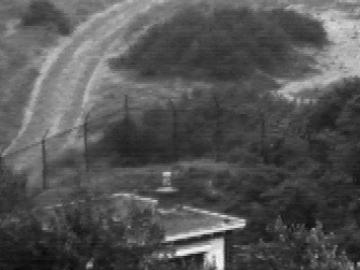
%> input picture Context_Enhance_via_Fusion/image/Camp_Vis.jpg, 360 x 270 px
$ octave GFCE.m   (GNU Octave 9; MATLAB toolbox functions it lacks are replaced by stand-ins)
%> lines starting %> are read from the running program, lines starting %| are printed output that depends on the picture
### Context_Enhance_via_Fusion/PickName.m
% -------------------------------------------------------------------
%
% Authors: Sun Li
% Date:    15/04/2013
% Last modified: 26/04/2013
% -------------------------------------------------------------------
function [img1, img2, name] = PickName(path1, path2, varargin)
%> called with path1 = '.\image\Camp_Vis.jpg', path2 = '.\image\Camp_IR.jpg'

    bGray = 1;
    if ~isempty(varargin),
        bGray = varargin{1};
    end
    img1 = imread(path1);
%> img1 is the input picture: size 270x360 uint8; min 8, max 251, mean 84.4
    img2 = imread(path2);
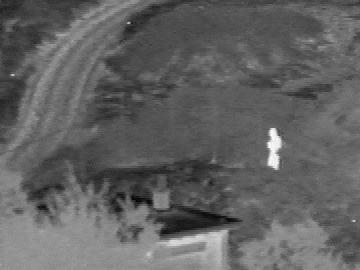
%> input picture Context_Enhance_via_Fusion/image/Camp_IR.jpg, 360 x 270 px
%> img2 is the input picture: size 270x360 uint8; min 0, max 255, mean 97.8

    if bGray,
        if size(img1, 3) ~= 1,
            img1 = rgb2gray(img1);
            img2 = rgb2gray(img2);
        end
    end

    img1 = double(img1);
%> img1: size 270x360 double
    img2 = double(img2);
%> img2: size 270x360 double

    [~, NAME, ~] = fileparts(path1);
%     name = NAME(1:end-1);
    name = NAME(1:end);
end

### Context_Enhance_via_Fusion/Ehn_GF.m

function R = Ehn_GF(img)

mi = min(img(:));
ma = max(img(:));
img1 = (img-mi)/(ma-mi)*255+0;

log_img = log(img1+1);

[m,n] = size(img1);
r = floor(0.04*max(m,n));
eps = 0.1;
% ***using fast guided filter
base = 255*fastguidedfilter_md(img1/255, img1/255, r, eps^2, max(1,r/4));
% base = 255*guidedfilter(img1/255, img1/255, r, eps^2);
log_base = log(base+1);

log_detail = log_img - log_base;

target_contrast = log(4);
compressfactor = target_contrast/(max(log_base(:))-min(log_base(:)));
log_absolute_scale = (1-compressfactor)*max(log_base(:));
log_output = compressfactor*log_base + log_detail + log_absolute_scale;
R = exp(log_output);
R = min(R, 255);
end

### Context_Enhance_via_Fusion/fastguidedfilter_md.m
function q = fastguidedfilter_md(I, p, r, eps, s)
%   An modified implementation of fast guided filter developed by He.
%
%   - guidance image: I (should be a gray-scale/single channel image)
%   - filtering input image: p (should be a gray-scale/single channel image)
%   - local window radius: r
%   - regularization parameter: eps
%   - subsampling ratio: s (try s = r/4 to s=r)

I_sub = imresize(I, 1/s, 'nearest');
p_sub = imresize(p, 1/s, 'nearest');
r_sub = r / s; % make sure this is an integer

[hei, wid] = size(I_sub);
N = boxfilter(ones(hei, wid), r_sub); % the size of each local patch; N=(2r+1)^2 except for boundary pixels.

if eps<100
    mean_I = boxfilter(I_sub, r_sub) ./ N;
    mean_p = boxfilter(p_sub, r_sub) ./ N;
    mean_Ip = boxfilter(I_sub.*p_sub, r_sub) ./ N;
    cov_Ip = mean_Ip - mean_I .* mean_p;

    mean_II = boxfilter(I_sub.*I_sub, r_sub) ./ N;
    var_I = mean_II - mean_I .* mean_I;

    a = cov_Ip ./ (var_I + eps);
    b = mean_p - a .* mean_I;

    mean_a = boxfilter(a, r_sub) ./ N;
    mean_b = boxfilter(b, r_sub) ./ N;

    if s>1
        mean_a = imresize(mean_a, [size(I, 1), size(I, 2)], 'bilinear');
        mean_b = imresize(mean_b, [size(I, 1), size(I, 2)], 'bilinear');
    end

    q = mean_a .* I + mean_b;
else      %***    Implementation of cascade of two boxfilter
          %***    to remove high frequencies when eps is significantly large
    mean_I = boxfilter(I_sub, r_sub) ./ N;
    b = mean_I;
    mean_b = boxfilter(b, r_sub) ./ N;
    if s>1
        mean_b = imresize(mean_b, [size(I, 1), size(I, 2)], 'bilinear');
    end
    q = mean_b;
end
end

### Context_Enhance_via_Fusion/boxfilter.m
function imDst = boxfilter(imSrc, r)

%   BOXFILTER   O(1) time box filtering using cumulative sum
%
%   - Definition imDst(x, y)=sum(sum(imSrc(x-r:x+r,y-r:y+r)));
%   - Running time independent of r;
%   - Equivalent to the function: colfilt(imSrc, [2*r+1, 2*r+1], 'sliding', @sum);
%   - But much faster.

[hei, wid] = size(imSrc);
imDst = zeros(size(imSrc));

%cumulative sum over Y axis
imCum = cumsum(imSrc, 1);
%difference over Y axis
imDst(1:r+1, :) = imCum(1+r:2*r+1, :);
imDst(r+2:hei-r, :) = imCum(2*r+2:hei, :) - imCum(1:hei-2*r-1, :);
imDst(hei-r+1:hei, :) = repmat(imCum(hei, :), [r, 1]) - imCum(hei-2*r:hei-r-1, :);

%cumulative sum over X axis
imCum = cumsum(imDst, 2);
%difference over Y axis
imDst(:, 1:r+1) = imCum(:, 1+r:2*r+1);
imDst(:, r+2:wid-r) = imCum(:, 2*r+2:wid) - imCum(:, 1:wid-2*r-1);
imDst(:, wid-r+1:wid) = repmat(imCum(:, wid), [1, r]) - imCum(:, wid-2*r:wid-r-1);
end

### Context_Enhance_via_Fusion/PS.m

function F = PS(img)

R = 32;
wS = 40;
alpha = 2;

% imgEng = img.*img;
% enr = sum(imgEng(:));
% img = img/enr;

[gx, gy] = GradientSobel(img);
g = sqrt(gx.^2+gy.^2);
img = img(2:end-1, 2:end-1);

% [8 lines of commented-out code are left out]

img1 = img;
g1 = g;

fun1 = @(block_struct) CSFFilterF(block_struct.data, R);
inf = blockproc(img1, [wS, wS], fun1);

fun2 = @(block_struct) sum((block_struct.data(:)).^alpha);
lambda = blockproc(g1, [wS, wS], fun2);
% fun2 = @(block_struct) CSFFilterFB(block_struct.data, R);
% lambda2 = blockproc(img1, [wS, wS], fun2);
%
% lambda = lambda1./(lambda2+eps);
F = sum(inf(:).*lambda(:))/sum(lambda(:));
end

### Context_Enhance_via_Fusion/Relative_PS.m

function E = Relative_PS(imgIR, imgTV)

E = PS(imgIR)/PS(imgTV);

end

### Context_Enhance_via_Fusion/guidedfilter.m
function q = guidedfilter(I, p, r, eps)
%   GUIDEDFILTER   O(1) time implementation of guided filter.
%
%   - guidance image: I (should be a gray-scale/single channel image)
%   - filtering input image: p (should be a gray-scale/single channel image)
%   - local window radius: r
%   - regularization parameter: eps

[hei, wid] = size(I);
N = boxfilter(ones(hei, wid), r); % the size of each local patch; N=(2r+1)^2 except for boundary pixels.

mean_I = boxfilter(I, r) ./ N;
mean_p = boxfilter(p, r) ./ N;
mean_Ip = boxfilter(I.*p, r) ./ N;
cov_Ip = mean_Ip - mean_I .* mean_p; % this is the covariance of (I, p) in each local patch.

mean_II = boxfilter(I.*I, r) ./ N;
var_I = mean_II - mean_I .* mean_I;

a = cov_Ip ./ (var_I + eps); % Eqn. (5) in the paper;
b = mean_p - a .* mean_I; % Eqn. (6) in the paper;

mean_a = boxfilter(a, r) ./ N;
mean_b = boxfilter(b, r) ./ N;

q = mean_a .* I + mean_b; % Eqn. (8) in the paper;
end

### Context_Enhance_via_Fusion/ShowImageGrad.m
% ShowImageGrad.m
% -------------------------------------------------------------------
%
% Authors: Sun Li
% Date:    22/03/2013
% Last modified: 06/05/2013
% -------------------------------------------------------------------

function ShowImageGrad(img, para1, gra, para2)

    if exist('para1', 'var') && isfield(para1, 'fig'),
        figure('NumberTitle', 'off', 'Name', para1.fig);
    else
        figure;
    end

    if max(img(:)) > 1+eps,
        img = max(img, 0);
        img = min(img, 255);
    else
        img = max(img, 0);
        img = min(img, 1);
        img = img*255;
    end

    % ------------ Opposite -------------
    if exist('para1', 'var') && isfield(para1, 'opp'),
        if para1.opp
            img = 255-img;
        end
    end
    % -----------------------------------

    imshow(uint8(floor(img)))

    if exist('para1', 'var') && isfield(para1, 'title'),
        title(para1.title);
    end

    if nargin < 3,
        return;
    end

    % Add the Gradient --------------------------
    hold on;
    step = 7;
    dddiv = 5;
    lar = 0;
    col = 'red';
    if nargin == 4,
        if isfield(para2, 'step'),
            step = para2.step;
        end
        if isfield(para2, 'dddiv'),
            dddiv = para2.dddiv;
        end
        if isfield(para2, 'color'),
            col = para2.color;
        end
        if isfield(para2, 'lar'),
            lar = para2.lar;
        end
    end

    [HH, WW] = size(img);
    [XX, YY] = meshgrid(1:step:WW, 1:step:HH);


    u=real(gra(1:step:HH, 1:step:WW)) / dddiv;
    v=imag(gra(1:step:HH, 1:step:WW)) / dddiv;
    h=quiver(XX,YY,u,v, lar);
    set(h,'color',col);
    hold off


end

### Context_Enhance_via_Fusion/CSFFilterF.m
% ChenVarshney.m
% -------------------------------------------------------------------
% Reference: <A human perception inspired quality metric for image
%               fusion based on regional information>
%            <Objective assessment of multiresolution image fusion algorithms
%               for context enhancement in Night vision: A comparative study>
%             http://www.mathworks.com/matlabcentral/fileexchange/3689-wpsnr/content/wpsnr.m
%             http://vision.arc.nasa.gov/personnel/al/code/matlab/filtmod2.htm
% Authors: Sun Li
% Date:    03/12/2014
% Last modified: 03/12/2014
% -------------------------------------------------------------------


function F = CSFFilterF(img, R)

    ff = fft2(img);
    ffc = fftshift(ff);
    [m, n] = size(img);
    [xx, yy] = meshgrid(1:n, 1:m);
    xx = xx - (n+1)/2;
    yy = yy - (m+1)/2;

    xx = xx/n*R;
    yy = yy/m*R;
    fw = MannosSkarision(sqrt(xx.^2+yy.^2));
    %fw = ones(m,n);
    affc = abs(ffc(:));
    energ = sqrt(sum(affc.*affc));
    %ffc = ffc/(asum+eps);
    %b = sum(sum((abs(ffc)).^2));
    F = abs(ffc.*fw);
    %F = sum(F(:))/energ;
    F = sqrt(sum(F(:).*F(:)))/energ;
    %F = sqrt(sum(F(:).*F(:))/(m*n));
    %F = sum(F(:).*F(:))/energ;
end


%%
function fc = MannosSkarision(r)
    fc = 2.6*(0.0192+0.114*r).*exp(-(0.114*r).^1.1); % The same as paper
end


% [7 lines left out: function AhumadaFilter, not called in this run]

### Context_Enhance_via_Fusion/GradientSobel.m
function [dx, dy] = GradientSobel(img)

        Sv = [-1 -2 -1;...
               0  0  0;...
               1  2  1];
        Sh = [-1  0  1;
              -2  0  2;
              -1  0  1];
        dx=conv2(img, Sh,'valid');
        dy=conv2(img, Sv,'valid');
end

### Context_Enhance_via_Fusion/GFCE.m
%    The following is an implementation of the guided filter (GF) based
%    context enhancement (GFCE) through fusion of infrared and visible
%    images.
%    Ref: Zhiqiang Zhou et al. "Fusion of infrared and visible images for night-vision context
%    enhancement", Applied Optics, 55(23), 2016
%
%    Some of the test images were obtained at
%      http://www.imagefusion.org
%      http://www.ece.lehigh.edu/SPCRL/IF/image_fusion.htm
%
%    Zhiqiang Zhou, Beijing Institute of Technology
%    Apr. 2016

clear all;
% close all;
nLevel = 4;

%  path_Vis = '.\image\b01_1.tif';      path_IR = '.\image\b01_2.tif';
 path_Vis = '.\image\Camp_Vis.jpg';      path_IR = '.\image\Camp_IR.jpg';
% [7 lines of commented-out code are left out]

[img1, img2, para.name] = PickName(path_Vis, path_IR);
%> para.name = '.\image\Camp_Vis'
paraShow1.fig = 'Visible image';
paraShow2.fig = 'Infrared image';
ShowImageGrad(img2, paraShow2);
ShowImageGrad(img1, paraShow1);

%% ---------- Visibility enhancement for visible image--------------
img1E = Ehn_GF(img1);
%> in Ehn_GF, `mi = min(img(:));`: mi = 8
%> in Ehn_GF, `ma = max(img(:));`: ma = 251
%> in boxfilter, `imDst(:, wid-r+1:wid) = repmat(imCum(:, wid), [1, r]) - imCum(:, wid-2..`: imDst: size 78x103 double; min 25, max 81, mean 77
%> in boxfilter (call 2), `imDst(hei-r+1:hei, :) = repmat(imCum(hei, :), [r, 1]) - imCum(hei-2*r:..`: imDst: size 78x103 double; min 0.189, max 7.85, mean 2.74
%> in boxfilter (call 2), `imDst(:, 1:r+1) = imCum(:, 1+r:2*r+1);`: imDst: size 78x103 double; min 0.189, max 34.99, mean 3.6
%> in boxfilter (call 2), `imDst(:, wid-r+1:wid) = repmat(imCum(:, wid), [1, r]) - imCum(:, wid-2..`: imDst: size 78x103 double; min 1.89, max 56.74, mean 24.1
%> call 4 of boxfilter, with r = 4
%> in boxfilter (call 4), `imDst(hei-r+1:hei, :) = repmat(imCum(hei, :), [r, 1]) - imCum(hei-2*r:..`: imDst: size 78x103 double; min 0.00769, max 6.9, mean 1.08
%> in boxfilter (call 4), `imDst(:, 1:r+1) = imCum(:, 1+r:2*r+1);`: imDst: size 78x103 double; min 0.00769, max 15.84, mean 1.39
%> in boxfilter (call 4), `imDst(:, wid-r+1:wid) = repmat(imCum(:, wid), [1, r]) - imCum(:, wid-2..`:
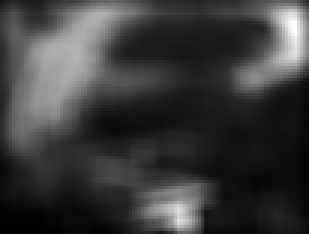
%> imDst: size 78x103 double (shown 3 times larger); min 0.14, max 40.14, mean 9.5; drawn with min black and max white
%> in fastguidedfilter_md, `cov_Ip = mean_Ip - mean_I .* mean_p;`:
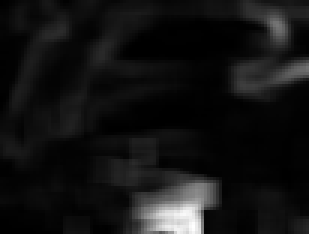
%> cov_Ip: size 78x103 double (shown 3 times larger); min 0.00032, max 0.102, mean 0.00816; drawn with min black and max white
%> in fastguidedfilter_md, `b = mean_p - a .* mean_I;`:
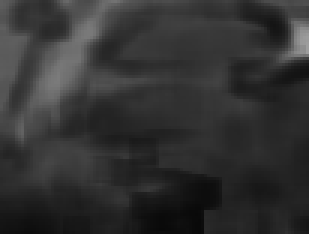
%> b: size 78x103 double (shown 3 times larger); min 0.0368, max 0.619, mean 0.197
%> call 6 of boxfilter, with r = 4
%> in boxfilter (call 6), `imDst(hei-r+1:hei, :) = repmat(imCum(hei, :), [r, 1]) - imCum(hei-2*r:..`: imDst: size 78x103 double; min 0.232, max 8.15, mean 2.84
%> in boxfilter (call 6), `imDst(:, 1:r+1) = imCum(:, 1+r:2*r+1);`: imDst: size 78x103 double; min 0.369, max 34.79, mean 3.5
%> in boxfilter (call 6), `imDst(:, wid-r+1:wid) = repmat(imCum(:, wid), [1, r]) - imCum(:, wid-2..`:
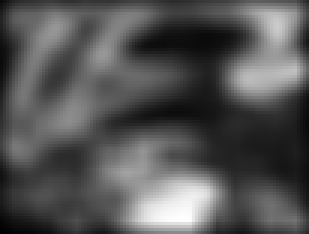
%> imDst: size 78x103 double (shown 3 times larger); min 1.38, max 72.93, mean 25.2; drawn with min black and max white
%> call 7 of boxfilter, with r = 4
%> in boxfilter (call 7), `imDst(hei-r+1:hei, :) = repmat(imCum(hei, :), [r, 1]) - imCum(hei-2*r:..`:
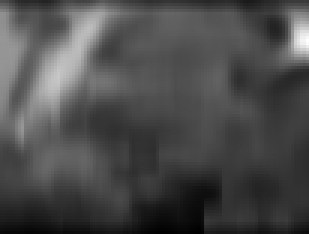
%> imDst: size 78x103 double (shown 3 times larger); min 0.187, max 5.39, mean 1.73; drawn with min black and max white
%> in boxfilter (call 7), `imCum = cumsum(imDst, 2);`:
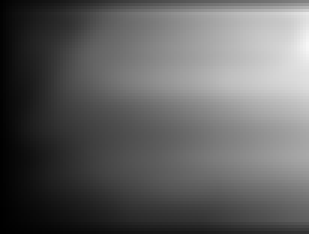
%> imCum: size 78x103 double (shown 3 times larger); min 0.396, max 246.9, mean 96.8
%> in Ehn_GF, `compressfactor = target_contrast/(max(log_base(:))-min(log_base(:)));`: compressfactor = 0.536
%> in Ehn_GF, `log_absolute_scale = (1-compressfactor)*max(log_base(:));`: log_absolute_scale = 2.55
img1 = img1E;
%% ---------- Infrared image normalization--------------
mi = min(img2(:));
%> mi = 0
ma = max(img2(:));
%> ma = 255
img2 = (img2-mi)/(ma-mi)*255;
%% ---------- Automatic parameter selection --------------
Rs = Relative_PS(img2, img1);
%> in PS, `inf = blockproc(img1, [wS, wS], fun1);`: inf = [0.231 0.246 0.225 0.255 0.216 0.212 0.214 0.221 0.229; 0.246 0.217 0.225 0.217 0.216 0.215 0.216 0.223 0.221; 0.244 0.214 0.235 0.225 0.214 0.21 0.215 0.222 0.219; 0.221 0.221 0.214 0.211 0.212 0.212 0.265 0.214 0.214; 0.229 0.238 0.251 0.281 0.242 0.236 0.248 0.211 0.214; 0.22 0.225 0.232 0.254 0.328 0.285 0.223 0.218 0.229; 0.242 0.242 0.242 0.246 0.256 0.254 0.248 0.247 0.265]
%> in PS, `lambda = blockproc(g1, [wS, wS], fun2);`: lambda = [2641200 3818916 4598250 6298146 1408724 934168 1180094 2351464 4556236; 5478132 3698296 3935532 1496802 1615692 1689938 2245812 4197466 2928420; 3776332 2248836 3996656 3251180 1521210 881454 1437608 3197684 1735998; 2969828 1716554 1257938 584194 915588 997794 23425444 2580034 854576; 2868588 4075272 4863224 6485098 4036540 4781904 8567824 1047228 833902; 3274386 4247782 4593946 12083814 15446886 13708336 2518612 2446994 3883522; 285208 309722 436334 1707350 5062830 3764302 2420400 1967246 2759290]
%> in PS, `F = sum(inf(:).*lambda(:))/sum(lambda(:));`: F = 0.248
%> in Relative_PS, `E = PS(imgIR)/PS(imgTV);`: E = 0.986
%> Rs = 0.986
if Rs<0.8
    lambda = 100
else
    if Rs>1.6
        lambda = 2000
    else
        lambda = 2500*Rs - 1900
%> lambda = 565.7
    end
end

%% ---------- Hybrid multiscale decomposition based on guided filter--------------
sigma = 2;  k = 2;
r0 = 2;     eps0 = 0.1;
l = 2;

M1 = cell(1, nLevel+1);
M1L = cell(1, nLevel+1);
M1{1} = img1/255;
M1L{1} = M1{1};
M1D = cell(1, nLevel+1);
M1E = cell(1, nLevel+1);
sigma0 = sigma;
r = r0;
eps = eps0;
for ii = 2:nLevel+1,

%     % ***using fast guided filter, which has the potential to achieve real-time performance when codes are fully optimized
%     % ***NOTE: large subsampling ratio may cause problem for fusion of some source images.
%     s = max(1, r/2); % subsampling ratio
%     M1{ii} = fastguidedfilter_md(M1{ii-1}, M1{ii-1}, r, 100^2, s);
%     M1L{ii} = fastguidedfilter_md(M1L{ii-1}, M1L{ii-1}, r, eps^2, s);

    M1{ii} = guidedfilter(M1{ii-1}, M1{ii-1}, r, 100^2);
    M1L{ii} = guidedfilter(M1L{ii-1}, M1L{ii-1}, r, eps^2);

    M1D{ii} = M1{ii-1} - M1L{ii};
    M1E{ii} = M1L{ii} - M1{ii};

    sigma0 = k*sigma0;
    r = k*r;
    eps = eps/l;
end
%> after the loop, M1 = 5 items; M1D = 5 items; M1E = 5 items; M1L = 5 items; eps = 0.00625; r = 32; sigma0 = 32

M2 = cell(1, nLevel+1);
M2L = cell(1, nLevel+1);
M2{1} = img2/255;
M2L{1} = M2{1};
M2D = cell(1, nLevel+1);
M2E = cell(1, nLevel+1);
sigma0 = sigma;
r = r0;
eps = eps0;
for ii = 2:nLevel+1,
%     s = max(1, r/2);
%     M2{ii} = fastguidedfilter_md(M2{ii-1}, M2{ii-1}, r, 100^2, s);
%     M2L{ii} = fastguidedfilter_md(M2L{ii-1}, M2L{ii-1}, r, eps^2, s);
    M2{ii} = guidedfilter(M2{ii-1}, M2{ii-1}, r, 100^2);
    M2L{ii} = guidedfilter(M2L{ii-1}, M2L{ii-1}, r, eps^2);

    M2D{ii} = M2{ii-1} - M2L{ii};
    M2E{ii} = M2L{ii} - M2{ii};

    sigma0 = k*sigma0;
    r = k*r;
    eps = eps/l;
end
%> after the loop, M2 = 5 items; M2D = 5 items; M2E = 5 items; M2L = 5 items

%% ---------- Fusion --------------

for j = nLevel+1:-1:3
D2 = abs(M2E{j});
D1 = abs(M1E{j});
R = max(D2-D1, 0);
Rmax = max(R(:));
P = R/Rmax;

Cj = atan(lambda*P)/atan(lambda);

sigma_b = 2*sigma0;
if j == nLevel+1
    w = floor(3*sigma_b);
    h = fspecial('gaussian', [2*w+1, 2*w+1], sigma_b);
    lambda0 = lambda;
    Cb = atan(lambda0*P)/atan(lambda0);
    Cb = imfilter(Cb, h, 'symmetric');
    MB = Cb.*M2{nLevel+1} + (1-Cb).*M1{nLevel+1};
end

sigma_c = 1;
w = floor(3*sigma_c);
h = fspecial('gaussian', [2*w+1, 2*w+1], sigma_c);
Cj = imfilter(Cj, h, 'symmetric');

md = Cj.*M2E{j}+ (1-Cj).*M1E{j};
MB = MB + md;
md = Cj.*M2D{j}+ (1-Cj).*M1D{j};
MB = MB + md;
end
%> this loop made 3 passes
%> (Rmax, lambda0) on pass 1: (0.44, 565.7)
%> Rmax on passes 2 to 3: 0.393, 0.322

sigma_t = 1;
w = floor(3*sigma_t);
h = fspecial('gaussian', [2*w+1, 2*w+1], sigma_t);
C11 = double(abs(M1E{2}) < abs(M2E{2}));
C11 = imfilter(C11, h, 'symmetric');
md = C11.*M2E{2}+ (1-C11).*M1E{2};
MB = MB + md;
C10 = double(abs(M1D{2}) < abs(M2D{2}));
md = C10.*M2D{2}+ (1-C10).*M1D{2};
MB = MB + md;
FI = min(round(MB*275), 255);
FI = max(FI, 0);

paraShow.fig = 'Result';
ShowImageGrad(FI, paraShow);
